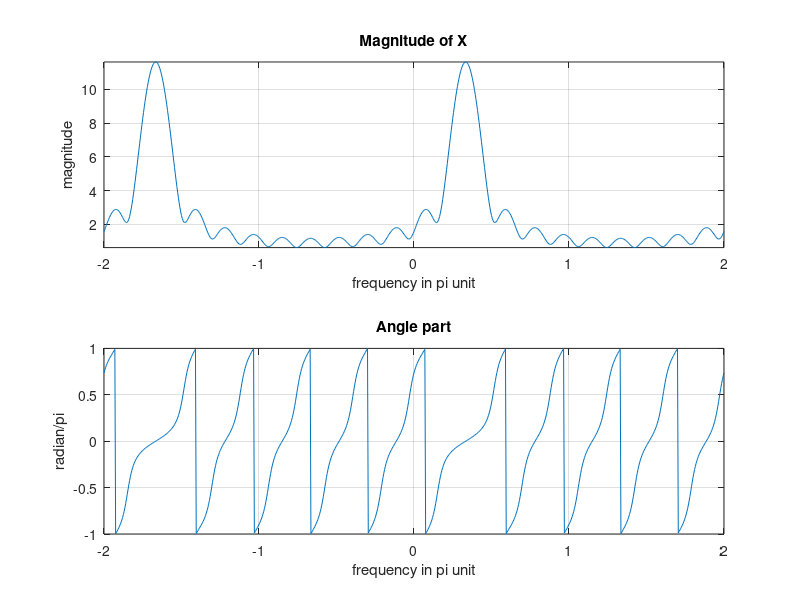

Write the MATLAB code that produced this figure.
n=-5:5; %signal indices
x=(0.9*exp(1j*pi/3)).^n;
m=200;
% k = (-2*m:2*m)
w=(pi/(m))*(-2*m:2*m);
W=n'*w;
X=x*(exp(-1j).^W);
% X1=x*(exp(-1j).^W)
figure(1)
subplot(2,1,1)
plot(w/pi,abs(X))
title('Magnitude of X')
xlabel('frequency in pi unit')
ylabel('magnitude')
axis tight
grid on
subplot(2,1,2)
plot(w/pi,angle(X)/pi)
title('Angle part')
xlabel('frequency in pi unit')
ylabel('radian/pi')
axis ([-2 2 -1 1])
grid on
figure(2)
% freqz([1 0.5],1,512,"whole")